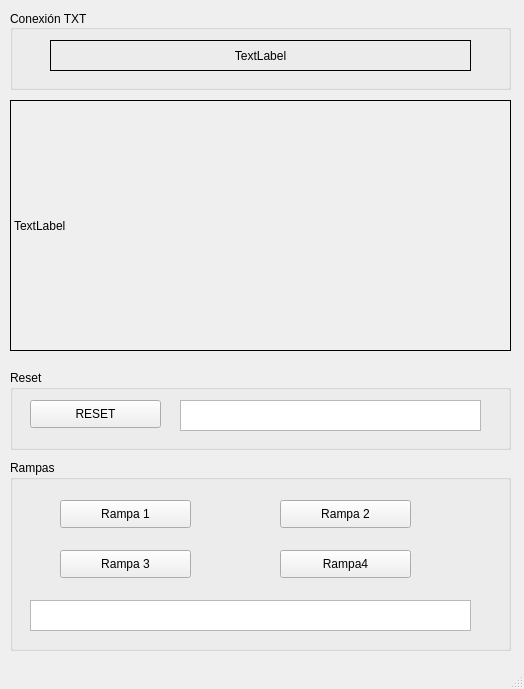
<?xml version="1.0" encoding="UTF-8"?>
<ui version="4.0">
 <class>MainWindow</class>
 <widget class="QMainWindow" name="MainWindow">
  <property name="geometry">
   <rect>
    <x>0</x>
    <y>0</y>
    <width>524</width>
    <height>689</height>
   </rect>
  </property>
  <property name="windowTitle">
   <string>Despacho</string>
  </property>
  <widget class="QWidget" name="centralwidget">
   <widget class="QGroupBox" name="groupBox">
    <property name="geometry">
     <rect>
      <x>10</x>
      <y>10</y>
      <width>501</width>
      <height>80</height>
     </rect>
    </property>
    <property name="title">
     <string>Conexión TXT</string>
    </property>
    <property name="alignment">
     <set>Qt::AlignLeading|Qt::AlignLeft|Qt::AlignVCenter</set>
    </property>
    <property name="flat">
     <bool>false</bool>
    </property>
    <property name="checkable">
     <bool>false</bool>
    </property>
    <widget class="QLabel" name="label_2">
     <property name="geometry">
      <rect>
       <x>40</x>
       <y>30</y>
       <width>421</width>
       <height>31</height>
      </rect>
     </property>
     <property name="frameShape">
      <enum>QFrame::Box</enum>
     </property>
     <property name="text">
      <string>TextLabel</string>
     </property>
     <property name="alignment">
      <set>Qt::AlignCenter</set>
     </property>
    </widget>
   </widget>
   <widget class="QLabel" name="label">
    <property name="geometry">
     <rect>
      <x>10</x>
      <y>100</y>
      <width>501</width>
      <height>251</height>
     </rect>
    </property>
    <property name="focusPolicy">
     <enum>Qt::NoFocus</enum>
    </property>
    <property name="frameShape">
     <enum>QFrame::Panel</enum>
    </property>
    <property name="text">
     <string>TextLabel</string>
    </property>
   </widget>
   <widget class="QGroupBox" name="groupBox_2">
    <property name="geometry">
     <rect>
      <x>10</x>
      <y>370</y>
      <width>501</width>
      <height>80</height>
     </rect>
    </property>
    <property name="title">
     <string>Reset</string>
    </property>
    <widget class="QPushButton" name="btn_Reset">
     <property name="geometry">
      <rect>
       <x>20</x>
       <y>30</y>
       <width>131</width>
       <height>28</height>
      </rect>
     </property>
     <property name="text">
      <string>RESET</string>
     </property>
    </widget>
    <widget class="QPlainTextEdit" name="plainTextEdit_2">
     <property name="geometry">
      <rect>
       <x>170</x>
       <y>30</y>
       <width>301</width>
       <height>31</height>
      </rect>
     </property>
    </widget>
   </widget>
   <widget class="QGroupBox" name="groupBox_3">
    <property name="geometry">
     <rect>
      <x>10</x>
      <y>460</y>
      <width>501</width>
      <height>191</height>
     </rect>
    </property>
    <property name="title">
     <string>Rampas</string>
    </property>
    <widget class="QPushButton" name="btn_Rampa1">
     <property name="geometry">
      <rect>
       <x>50</x>
       <y>40</y>
       <width>131</width>
       <height>28</height>
      </rect>
     </property>
     <property name="text">
      <string>Rampa 1</string>
     </property>
    </widget>
    <widget class="QPushButton" name="pushButton">
     <property name="geometry">
      <rect>
       <x>270</x>
       <y>40</y>
       <width>131</width>
       <height>28</height>
      </rect>
     </property>
     <property name="text">
      <string>Rampa 2</string>
     </property>
    </widget>
    <widget class="QPushButton" name="pushButton_2">
     <property name="geometry">
      <rect>
       <x>50</x>
       <y>90</y>
       <width>131</width>
       <height>28</height>
      </rect>
     </property>
     <property name="text">
      <string>Rampa 3</string>
     </property>
    </widget>
    <widget class="QPushButton" name="pushButton_3">
     <property name="geometry">
      <rect>
       <x>270</x>
       <y>90</y>
       <width>131</width>
       <height>28</height>
      </rect>
     </property>
     <property name="text">
      <string>Rampa4</string>
     </property>
    </widget>
    <widget class="QPlainTextEdit" name="plainTextEdit_3">
     <property name="geometry">
      <rect>
       <x>20</x>
       <y>140</y>
       <width>441</width>
       <height>31</height>
      </rect>
     </property>
    </widget>
   </widget>
  </widget>
  <widget class="QMenuBar" name="menubar">
   <property name="geometry">
    <rect>
     <x>0</x>
     <y>0</y>
     <width>524</width>
     <height>26</height>
    </rect>
   </property>
  </widget>
  <widget class="QStatusBar" name="statusbar"/>
 </widget>
 <resources/>
 <connections/>
</ui>
